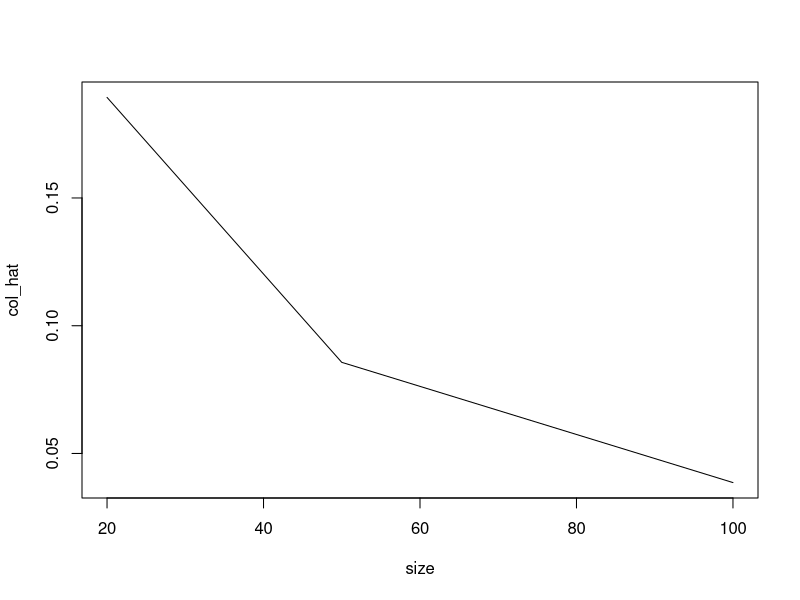
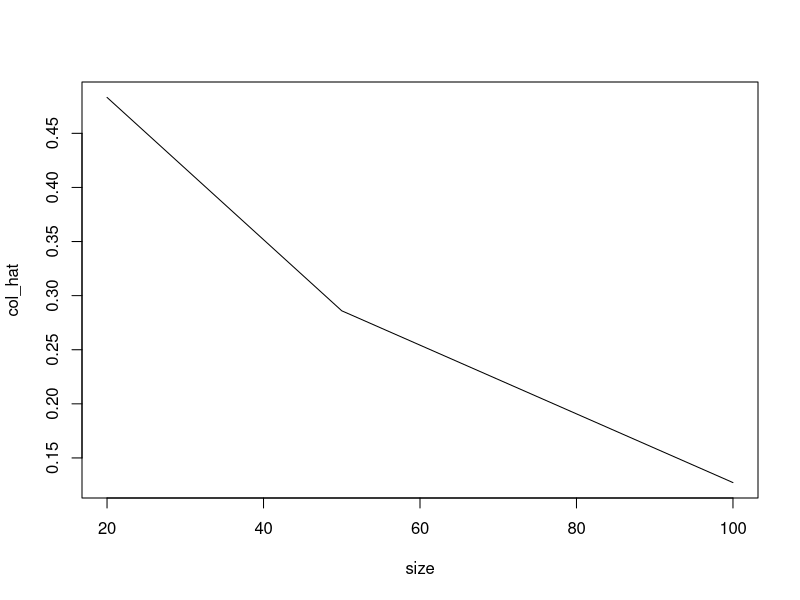
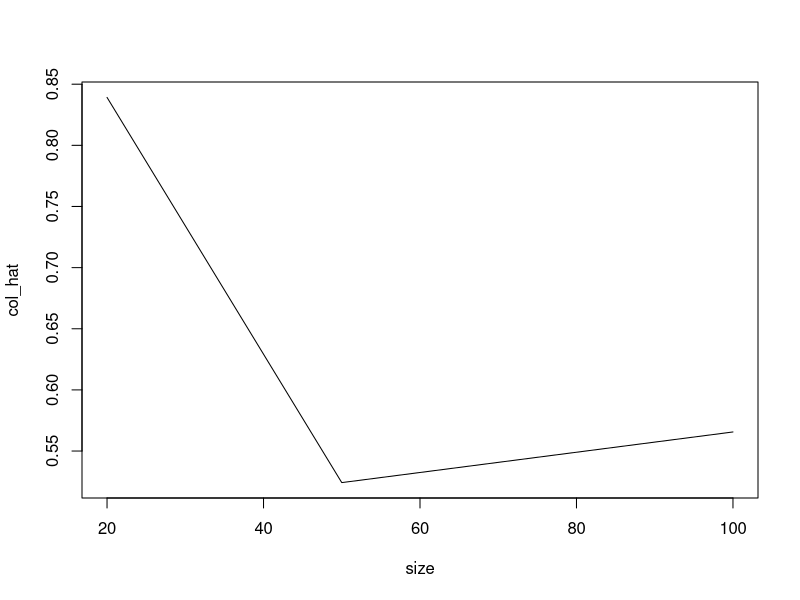
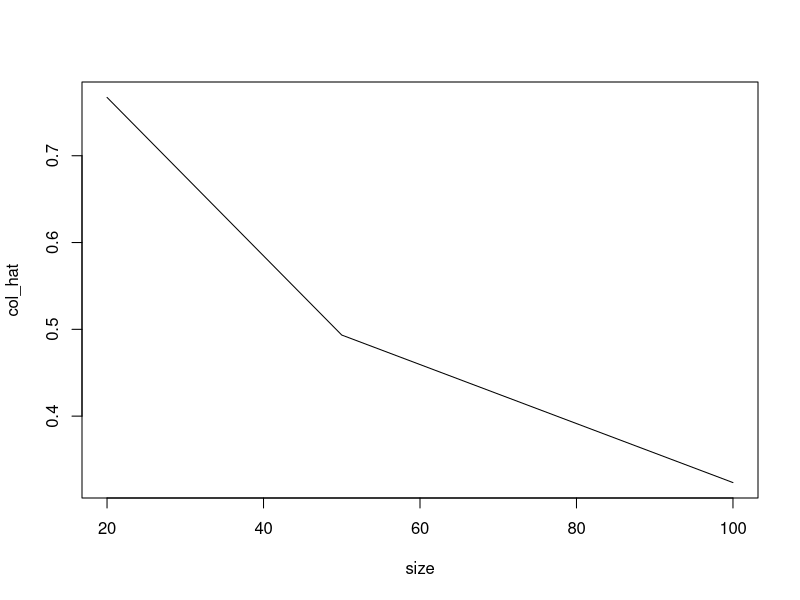
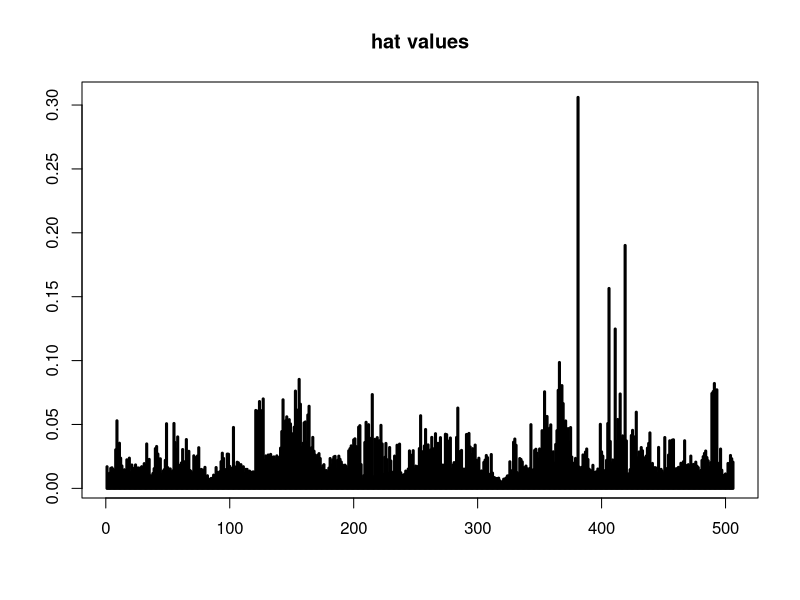
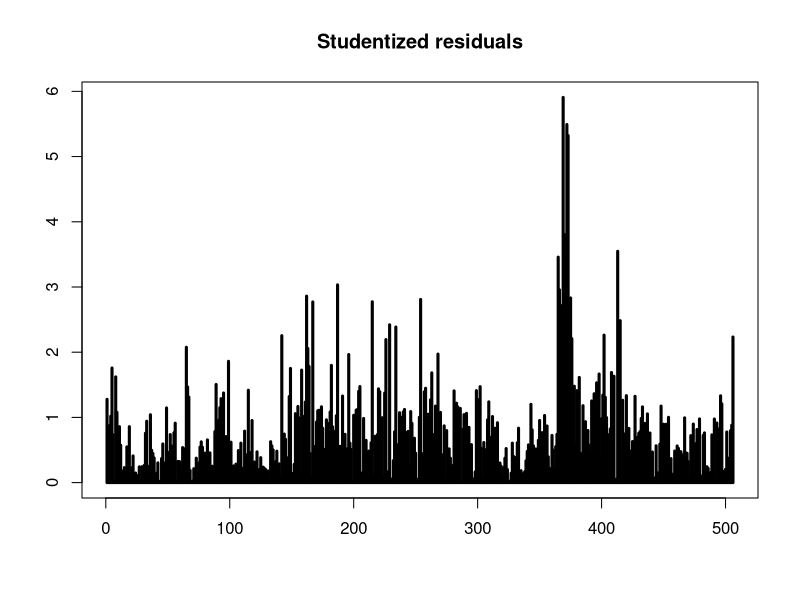
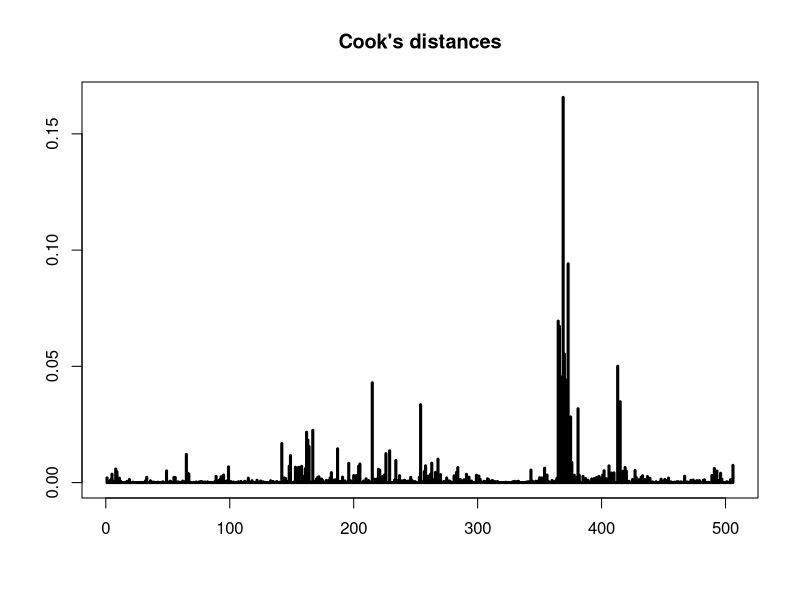
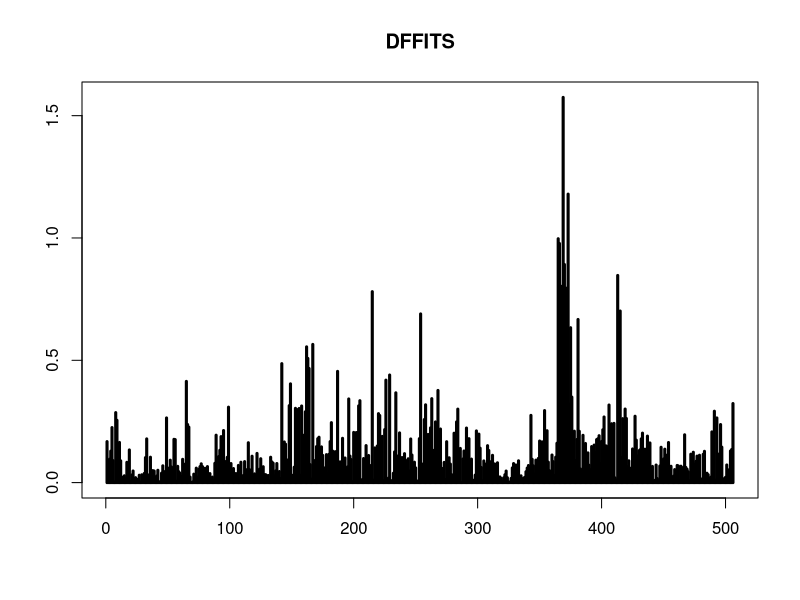

Here is the R script that generated these plots, in order:
## ---- chunk 1
N = 50
hat_val <- function(n, N) {
  max_hat <- c()
  for (i in 1:N){
    x <- runif(n, 0, 1)
    # recall the hat value is the diagonal entries of the projection matrix
    # this is one way to get the hatvalue, or you can create a vector y = 1:50, and hatvalues(fit), where fit = lm(y ~ x). It does matter what y value we have, the design matrix is the same anyways. 
    X <- cbind(1, x)
    H <- X %*% solve(t(X) %*% X) %*% t(X)
    max_hat[i] <- max(diag(H))
  } 
  return(max_hat)
}
col_hat = c()
size <- c(20, 50, 100)
for (i in 1 : length(size)) {
  col_hat[i] <- hat_val(size[i], N)
}
plot(col_hat ~ size, type = "l")
## ---- chunk 2
N = 50
hat_val <- function(n, N) {
  max_hat <- c()
  for (i in 1:N){
    x <- rnorm(n, 0, 1)
    # recall the hat value is the diagonal entries of the projection matrix 
    X <- cbind(1, x)
    H <- X %*% solve(t(X) %*% X) %*% t(X)
    max_hat[i] <- max(diag(H))
  }
  return(max(max_hat))
}
col_hat = c()
size <- c(20, 50, 100)
for (i in 1 : length(size)) {
  col_hat[i] <- hat_val(size[i], N)
}
plot(col_hat ~ size, type = "l")
## ---- chunk 3
N = 50
lambda = 2
hat_val <- function(n, N) {
  max_hat <- c()
  for (i in 1:N){
    x <- rexp(n,lambda)
    # recall the hat value is the diagonal entries of the projection matrix 
    X <- cbind(1, x)
    H <- X %*% solve(t(X) %*% X) %*% t(X)
    max_hat[i] <- max(diag(H))
  }
  return(max(max_hat))
}
col_hat = c()
size <- c(20, 50, 100)
for (i in 1 : length(size)) {
  col_hat[i] <- hat_val(size[i], N)
}
plot(col_hat ~ size, type = "l")
## ---- chunk 4
N = 50
lambda = 10
hat_val <- function(n, N) {
  max_hat <- c()
  for (i in 1:N){
    x <- rt(n, 5)
    # recall the hat value is the diagonal entries of the projection matrix 
    X <- cbind(1, x)
    H <- X %*% solve(t(X) %*% X) %*% t(X)
    max_hat[i] <- max(diag(H))
  }
  return(max(max_hat))
}
col_hat = c()
size <- c(20, 50, 100)
for (i in 1 : length(size)) {
  col_hat[i] <- hat_val(size[i], N)
}
plot(col_hat ~ size, type = "l")
## ---- chunk 5
library(MASS)
dat <- Boston

# Check for outliers in predictor - using hat values 
fit <- lm(medv ~ ., data = dat)
plot(hatvalues(fit), type = "h", main = "hat values", xlab = "", ylab = "", lwd = 3)
which.max(hatvalues(fit)) # returns 381. 
tail(sort(hatvalues(fit)),3) # return top five hatvalues along with their index 
## ---- chunk 6
c <- c(406, 419, 381)
dat[c,]

colMeans(dat)

## ---- chunk 7
plot(abs(rstudent(fit)), type = "h", main = "Studentized residuals", xlab = "", ylab = "", lwd = 3)
tail(sort(abs(rstudent(fit))),3)


## ---- chunk 8
plot(cooks.distance(fit), type = "h", lwd = 3, xlab = "", ylab = "", main = "Cook's distances")
tail(sort(cooks.distance(fit)),3)
plot(abs(dffits(fit)), type = "h", lwd = 3, xlab = "", ylab = "", main = "DFFITS")
tail(sort(cooks.distance(fit)),3)
dat[c(369, 373, 365),]


out = abs(dfbetas(fit))
par(mfrow = c(1, 2))
plot(out[, 1], type = "h", main = "intercept", xlab = "", ylab = "", lwd = 3)
plot(out[, 2], type = "h", main = "slope1", xlab = "", ylab = "", lwd = 3)
plot(out[, 13], type = "h", main = "slope13", xlab = "", ylab = "", lwd = 3)
# you can do for all 13 predictors. 
## ---- chunk 9
require(quantreg)
# LAD
fit = rq(medv ~ ., data = dat)
# M-estimator: Huber
fit = rlm(medv ~ ., data = dat)
# M-estimator: Tukey
fit = rlm(medv ~ ., data = dat, psi = psi.bisquare)
# LMS
fit = lmsreg(medv ~ ., data = dat)
# LTS
fit = ltsreg(medv ~ ., data = dat)
# quantile
fit = rq(medv ~ ., tau = (1:9)/10, data = dat)

## ---- chunk 10
N = 1e3
n_set = c(20, 50, 100)
out = matrix(NA, 3, N)
for (t in 1:3){
  n = n_set[t]
  for (k in 1:N){
    x = runif(n)
    y = 2 -3*x + 0.5*rnorm(n)
    fit = lm(y ~ x)
    out[t, k] = max(rstudent(fit))
  }
}

par(mfrow = c(1, 3), mai = c(0.6, 0.6, 0.2, 0.1))
n = 20
hist(out[1, ], 50, main = sprintf("n = %i", n), xlab = "maximum Studentized residual")
abline(v = qt(1-0.01/n, n-3), col = 2)
n = 50
hist(out[2, ], 50, main = sprintf("n = %i", n), xlab = "maximum Studentized residual")
abline(v = qt(1-0.01/n, n-3), col = 2)
n = 100
hist(out[3, ], 50, main = sprintf("n = %i", n), xlab = "maximum Studentized residual")
abline(v = qt(1-0.01/n, n-3), col = 2)

dev.off()

install.packages("plotrix")
require("plotrix")
violin_plot(t(out), x_axis_labels = c(20, 50, 100), xlab = "sample size", ylab = "maximum Studentized residual out of 1000 trials", col = 2:4)

## ---- chunk 11
require(quantreg)
fit = rlm(medv ~ ., data = Boston, psi = psi.bisquare)
summary(fit)
out = 1 - fit$w
plot(out, type = "h", lwd = 2)
